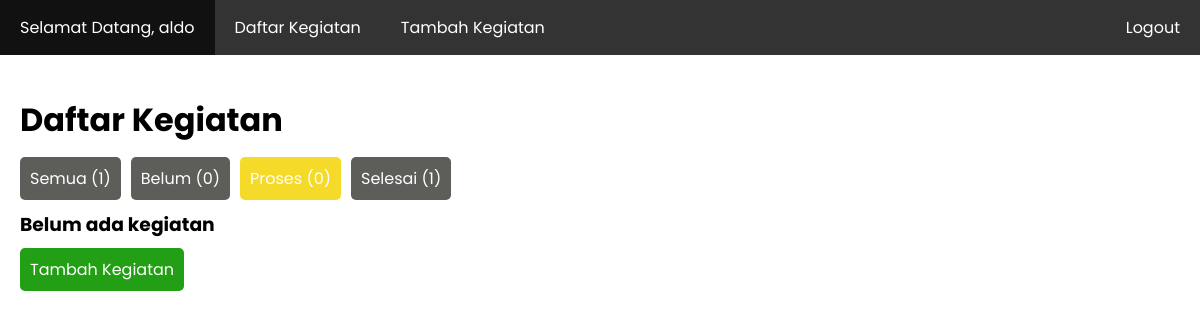
Page /index.php?status=proses (signed in) on the earlier database version.
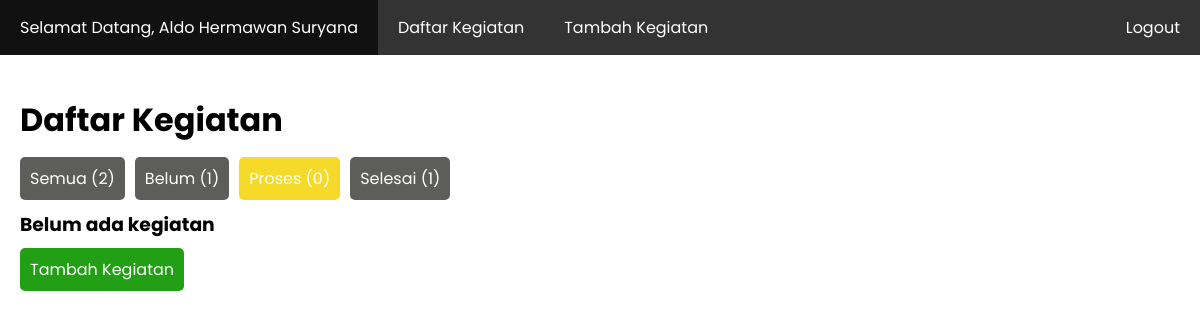
Same page on the later database version.
### tables this page shows
CREATE TABLE `user` (
  `id_user` int(11) NOT NULL,
  `username` varchar(15) NOT NULL,
  `password` varchar(266) NOT NULL,
  `nama_lengkap` varchar(50) NOT NULL
);

### index.php (the view, shortened to what this page needs)
<?php
require_once 'koneksi.php';
$id_user = $_SESSION['id_user'];
$data_user = mysqli_fetch_assoc(mysqli_query($koneksi, "SELECT * FROM user WHERE id_user = '$id_user'"));
$jumlah_semua = mysqli_num_rows(mysqli_query($koneksi, "SELECT * FROM kegiatan WHERE id_user = '$id_user'"));
$jumlah_belum = mysqli_num_rows(mysqli_query($koneksi, "SELECT * FROM kegiatan WHERE id_user = '$id_user' AND status = 'belum'"));
$jumlah_proses = mysqli_num_rows(mysqli_query($koneksi, "SELECT * FROM kegiatan WHERE id_user = '$id_user' AND status = 'proses'"));
$jumlah_selesai = mysqli_num_rows(mysqli_query($koneksi, "SELECT * FROM kegiatan WHERE id_user = '$id_user' AND status = 'selesai'"));
if (isset($_GET['status'])) {
	$status = $_GET['status'];
	$kegiatan = mysqli_query($koneksi, "SELECT * FROM kegiatan WHERE id_user = '$id_user' AND status = '$status' ORDER BY tenggat_waktu ASC");
}
else
{
	$kegiatan = mysqli_query($koneksi, "SELECT * FROM kegiatan WHERE id_user = '$id_user' ORDER BY tenggat_waktu ASC");
}
?>
<!DOCTYPE html>
<html lang="en">
<head>
	<link rel="stylesheet" href="style.css">
</head>
<body>
	<nav>
	  <ul>
	    <li><a href="profile.php">Selamat Datang, <?= $data_user['nama_lengkap']; ?></a></li>
	    <li><a href="index.php">Daftar Kegiatan</a></li>
	    <li><a href="tambah_kegiatan.php">Tambah Kegiatan</a></li>
	    <li class="right"><a href="logout.php">Logout</a></li>
	  </ul>
	</nav>
	<div class="container">
		<h1>Daftar Kegiatan</h1>
		<ul class="horizontal-list">
		  <li><a href="index.php" class="button <?= (isset($_GET['status'])) ? 'bg-grey' : ''; ?>">Semua (<?= $jumlah_semua; ?>)</a></li>
		  <li><a href="index.php?status=belum" class="button <?= (isset($_GET['status']) && $_GET['status'] == 'belum') ? 'bg-red' : 'bg-grey'; ?>">Belum (<?= $jumlah_belum; ?>)</a></li>
		  <li><a href="index.php?status=proses" class="button <?= (isset($_GET['status']) && $_GET['status'] == 'proses') ? 'bg-yellow' : 'bg-grey'; ?>">Proses (<?= $jumlah_proses; ?>)</a></li>
		  <li><a href="index.php?status=selesai" class="button <?= (isset($_GET['status']) && $_GET['status'] == 'selesai') ? 'bg-blue' : 'bg-grey'; ?>">Selesai (<?= $jumlah_selesai; ?>)</a></li>
		</ul>
		<?php if (mysqli_num_rows($kegiatan)): ?>
			<?php foreach ($kegiatan as $data): ?>
				<div class="card">
					<?php if ($data['status'] == 'belum'): ?>
					  <a onclick="return confirm('Apakah Anda yakin ingin mengubah status kegiatan <?= $data['isi_kegiatan']; ?> menjadi proses?')" href="ubah_status.php?id_kegiatan=<?= $data['id_kegiatan']; ?>" class="card-status bg-red"><?= ucwords($data['status']); ?></a>
					<?php elseif ($data['status'] == 'proses'): ?>
					  <a onclick="return confirm('Apakah Anda yakin ingin mengubah status kegiatan <?= $data['isi_kegiatan']; ?> menjadi selesai?')" href="ubah_status.php?id_kegiatan=<?= $data['id_kegiatan']; ?>" class="card-status bg-yellow"><?= ucwords($data['status']); ?></a>
					<?php else: ?>
					  <a class="card-status bg-blue"><?= ucwords($data['status']); ?></a>
					<?php endif ?>
					<div class="card-content">
						<p><?= $data['isi_kegiatan']; ?></p>
					</div>
					<?php
						$now = new DateTime();
						$deadline = new DateTime($data['tenggat_waktu']);
					 ?>
					<?php if ($now > $deadline): ?>
				    	<?php if ($data['status'] != 'selesai'): ?>
						  	<div class="card-deadline bg-red-card">
						    	<span>Tenggat Waktu:</span>
						    	<span>SUDAH TERLEWAT!!!</span>
					  		</div>
					  	<?php else: ?>
						  	<div class="card-deadline">
						    	<span>Tenggat Waktu:</span>
						    	<span><?= $data['tenggat_waktu']; ?></span>
					  		</div>
					  	<?php endif ?>
				  	<?php else: ?>
					  	<div class="card-deadline">
					    	<span>Tenggat Waktu:</span>
					    	<span><?= $data['tenggat_waktu']; ?></span>
				  		</div>
					<?php endif ?>
				  <div class="card-actions">
				    <a href="ubah_kegiatan.php?id_kegiatan=<?= $data['id_kegiatan']; ?>" class="button">Ubah</a>
					<a onclick="return confirm('Apakah Anda yakin ingin menghapus kegiatan <?= $data['isi_kegiatan']; ?>?')" href="hapus_kegiatan.php?id_kegiatan=<?= $data['id_kegiatan']; ?>" class="button bg-red">Hapus</a>
				  </div>
				</div>
			<?php endforeach ?>
		<?php else: ?>
			<h3>Belum ada kegiatan</h3>
			<a href="tambah_kegiatan.php" class="button">Tambah Kegiatan</a>
		<?php endif ?>
	</div>
</body>
</html>

Differences in the rows shown:
changed user: nama_lengkap "aldo" → "Aldo Hermawan Suryana"
Other differences:
$jumlah_semua: "1" → "2"
$jumlah_belum: "0" → "1"
